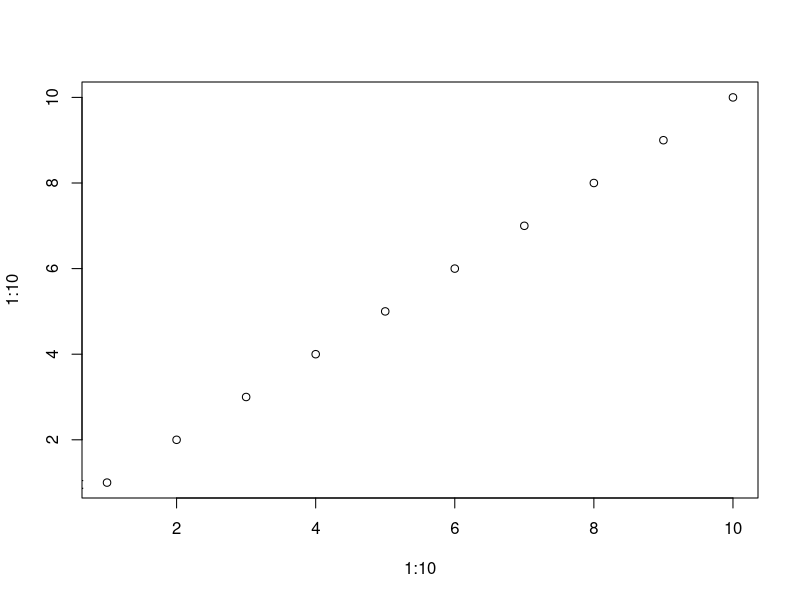

This figure's R source:
#!/opt/R/4.3.2/bin Rscript

#pdf("my_plot.pdf")
svg("my_plot2.svg")
plot(x = 1:10, y = 1:10)
abline(v = 0) 
text(x = 0, y = 1, labels = "Random text")
dev.off()
print("Succeeded")